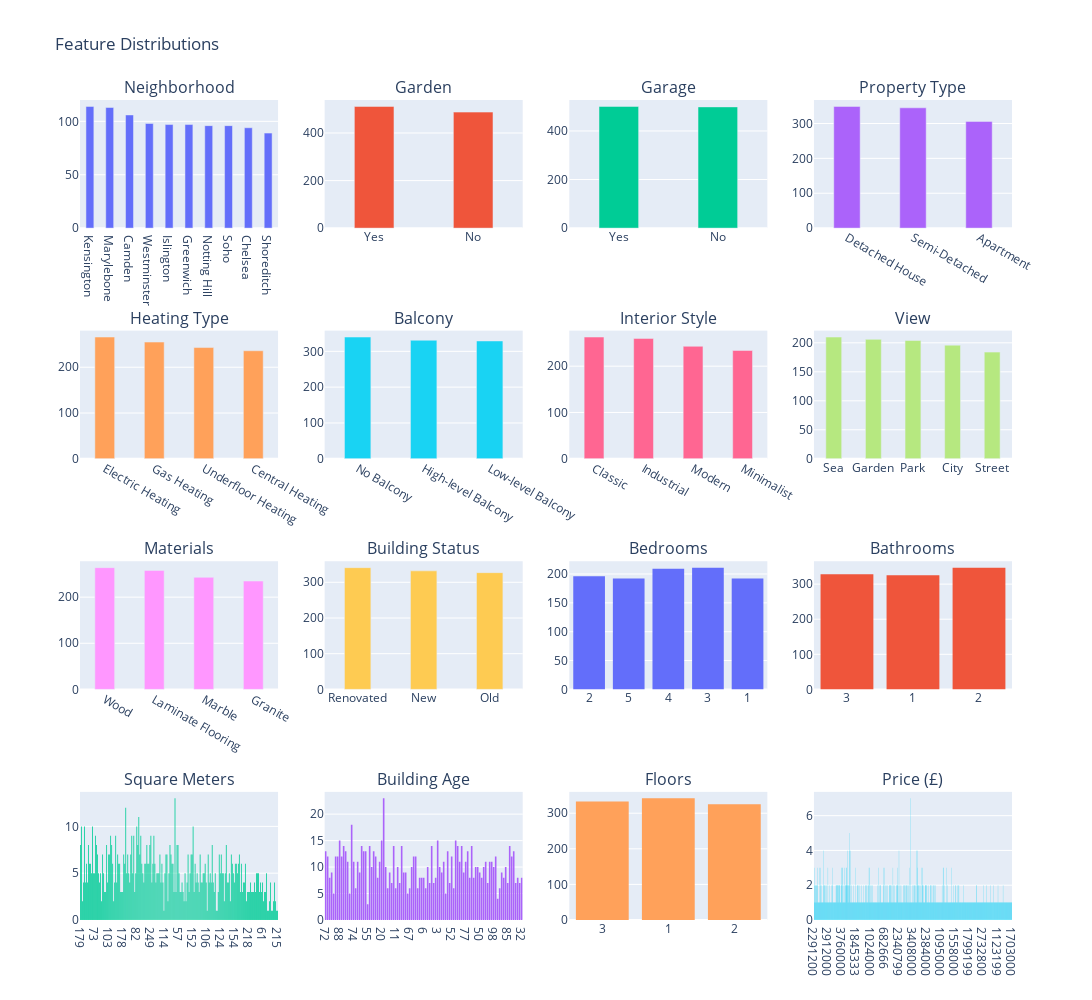

Notebook code cell kept with this figure:
### Markdown cell above
## Distribution analysis

### Code cell
# Distribution of plot
london_data_copy = london_data.copy()
categorical_features = [col for col in london_data_copy.columns if london_data_copy[col].dtype == 'object' and col != 'Address']
numerical_features = [col for col in london_data_copy.columns if london_data_copy[col].dtype != 'object']

# Define subplot structure
num_features = len(categorical_features) + len(numerical_features)
cols = 4  
rows = (num_features // cols) + (num_features % cols > 0)  

fig = make_subplots(rows=rows, cols=cols, subplot_titles=categorical_features + numerical_features)

index = 0
for feature in categorical_features:
    # Subplot position
    row, col = divmod(index, cols)  
    counts = london_data_copy[feature].value_counts()
    
    fig.add_trace(go.Bar(x=counts.index, y=counts.values, name=feature, width=0.4), row=row+1, col=col+1)
    index += 1

for feature in numerical_features:
    row, col = divmod(index, cols)  # Determine subplot position
    
    # Convert integers to string to avoid decimals
    if london_data_copy[feature].dtype == "int64":
        x_data = london_data_copy[feature].astype(str) 
        xaxis_type = "category"
    else:
        x_data = london_data_copy[feature]
        xaxis_type = "linear"

    fig.add_trace(go.Histogram(x=x_data, name=feature), row=row+1, col=col+1)
    fig.update_xaxes(type=xaxis_type, row=row+1, col=col+1)
    index += 1

fig.update_layout(height=250 * rows, width=1300, title_text="Feature Distributions", showlegend=False)
fig.show()

# allow to display the plot in the notebook
pio.write_image(fig, "features_distributions.png") 
from IPython.display import Image
Image("features_distributions.png")

### Figure 1 — Plotly figure (JSON) as saved in the notebook; plotly's stock layout.template omitted (floating-point values rounded to 4 significant figures; data arrays with more than 128 entries replaced by an {"elided": "..."} marker saying what was removed)
{"data": [{"name": "Neighborhood", "type": "bar", "width": 0.4, "x": ["Kensington", "Marylebone", "Camden", "Westminster", "Islington", "Greenwich", "Notting Hill", "Soho", "Chelsea", "Shoreditch"], "xaxis": "x", "y": [114, 113, 106, 98, 97, 97, 96, 96, 94, 89], "yaxis": "y"}, {"name": "Garden", "type": "bar", "width": 0.4, "x": ["Yes", "No"], "xaxis": "x2", "y": [512, 488], "yaxis": "y2"}, {"name": "Garage", "type": "bar", "width": 0.4, "x": ["Yes", "No"], "xaxis": "x3", "y": [501, 499], "yaxis": "y3"}, {"name": "Property Type", "type": "bar", "width": 0.4, "x": ["Detached House", "Semi-Detached", "Apartment"], "xaxis": "x4", "y": [349, 345, 306], "yaxis": "y4"}, {"name": "Heating Type", "type": "bar", "width": 0.4, "x": ["Electric Heating", "Gas Heating", "Underfloor Heating", "Central Heating"], "xaxis": "x5", "y": [266, 255, 243, 236], "yaxis": "y5"}, {"name": "Balcony", "type": "bar", "width": 0.4, "x": ["No Balcony", "High-level Balcony", "Low-level Balcony"], "xaxis": "x6", "y": [340, 331, 329], "yaxis": "y6"}, {"name": "Interior Style", "type": "bar", "width": 0.4, "x": ["Classic", "Industrial", "Modern", "Minimalist"], "xaxis": "x7", "y": [263, 260, 243, 234], "yaxis": "y7"}, {"name": "View", "type": "bar", "width": 0.4, "x": ["Sea", "Garden", "Park", "City", "Street"], "xaxis": "x8", "y": [210, 206, 204, 196, 184], "yaxis": "y8"}, {"name": "Materials", "type": "bar", "width": 0.4, "x": ["Wood", "Laminate Flooring", "Marble", "Granite"], "xaxis": "x9", "y": [264, 258, 243, 235], "yaxis": "y9"}, {"name": "Building Status", "type": "bar", "width": 0.4, "x": ["Renovated", "New", "Old"], "xaxis": "x10", "y": [341, 332, 327], "yaxis": "y10"}, {"name": "Bedrooms", "type": "histogram", "x": {"elided": "1000 str values"}, "xaxis": "x11", "yaxis": "y11"}, {"name": "Bathrooms", "type": "histogram", "x": {"elided": "1000 str values"}, "xaxis": "x12", "yaxis": "y12"}, {"name": "Square Meters", "type": "histogram", "x": {"elided": "1000 str values"}, "xaxis": "x13", "yaxis": "y13"}, {"name": "Building Age", "type": "histogram", "x": {"elided": "1000 str values"}, "xaxis": "x14", "yaxis": "y14"}, {"name": "Floors", "type": "histogram", "x": {"elided": "1000 str values"}, "xaxis": "x15", "yaxis": "y15"}, {"name": "Price (£)", "type": "histogram", "x": {"elided": "1000 str values"}, "xaxis": "x16", "yaxis": "y16"}], "layout": {"annotations": [{"font": {"size": 16}, "showarrow": false, "text": "Neighborhood", "x": 0.1062, "xanchor": "center", "xref": "paper", "y": 1, "yanchor": "bottom", "yref": "paper"}, {"font": {"size": 16}, "showarrow": false, "text": "Garden", "x": 0.3688, "xanchor": "center", "xref": "paper", "y": 1, "yanchor": "bottom", "yref": "paper"}, {"font": {"size": 16}, "showarrow": false, "text": "Garage", "x": 0.6313, "xanchor": "center", "xref": "paper", "y": 1, "yanchor": "bottom", "yref": "paper"}, {"font": {"size": 16}, "showarrow": false, "text": "Property Type", "x": 0.8938, "xanchor": "center", "xref": "paper", "y": 1, "yanchor": "bottom", "yref": "paper"}, {"font": {"size": 16}, "showarrow": false, "text": "Heating Type", "x": 0.1062, "xanchor": "center", "xref": "paper", "y": 0.7188, "yanchor": "bottom", "yref": "paper"}, {"font": {"size": 16}, "showarrow": false, "text": "Balcony", "x": 0.3688, "xanchor": "center", "xref": "paper", "y": 0.7188, "yanchor": "bottom", "yref": "paper"}, {"font": {"size": 16}, "showarrow": false, "text": "Interior Style", "x": 0.6313, "xanchor": "center", "xref": "paper", "y": 0.7188, "yanchor": "bottom", "yref": "paper"}, {"font": {"size": 16}, "showarrow": false, "text": "View", "x": 0.8938, "xanchor": "center", "xref": "paper", "y": 0.7188, "yanchor": "bottom", "yref": "paper"}, {"font": {"size": 16}, "showarrow": false, "text": "Materials", "x": 0.1062, "xanchor": "center", "xref": "paper", "y": 0.4375, "yanchor": "bottom", "yref": "paper"}, {"font": {"size": 16}, "showarrow": false, "text": "Building Status", "x": 0.3688, "xanchor": "center", "xref": "paper", "y": 0.4375, "yanchor": "bottom", "yref": "paper"}, {"font": {"size": 16}, "showarrow": false, "text": "Bedrooms", "x": 0.6313, "xanchor": "center", "xref": "paper", "y": 0.4375, "yanchor": "bottom", "yref": "paper"}, {"font": {"size": 16}, "showarrow": false, "text": "Bathrooms", "x": 0.8938, "xanchor": "center", "xref": "paper", "y": 0.4375, "yanchor": "bottom", "yref": "paper"}, {"font": {"size": 16}, "showarrow": false, "text": "Square Meters", "x": 0.1062, "xanchor": "center", "xref": "paper", "y": 0.1562, "yanchor": "bottom", "yref": "paper"}, {"font": {"size": 16}, "showarrow": false, "text": "Building Age", "x": 0.3688, "xanchor": "center", "xref": "paper", "y": 0.1562, "yanchor": "bottom", "yref": "paper"}, {"font": {"size": 16}, "showarrow": false, "text": "Floors", "x": 0.6313, "xanchor": "center", "xref": "paper", "y": 0.1562, "yanchor": "bottom", "yref": "paper"}, {"font": {"size": 16}, "showarrow": false, "text": "Price (£)", "x": 0.8938, "xanchor": "center", "xref": "paper", "y": 0.1562, "yanchor": "bottom", "yref": "paper"}], "height": 1000, "showlegend": false, "title": {"text": "Feature Distributions"}, "width": 1300, "xaxis": {"anchor": "y", "domain": [0, 0.2125]}, "xaxis10": {"anchor": "y10", "domain": [0.2625, 0.475]}, "xaxis11": {"anchor": "y11", "domain": [0.525, 0.7375], "type": "category"}, "xaxis12": {"anchor": "y12", "domain": [0.7875, 1], "type": "category"}, "xaxis13": {"anchor": "y13", "domain": [0, 0.2125], "type": "category"}, "xaxis14": {"anchor": "y14", "domain": [0.2625, 0.475], "type": "category"}, "xaxis15": {"anchor": "y15", "domain": [0.525, 0.7375], "type": "category"}, "xaxis16": {"anchor": "y16", "domain": [0.7875, 1], "type": "category"}, "xaxis2": {"anchor": "y2", "domain": [0.2625, 0.475]}, "xaxis3": {"anchor": "y3", "domain": [0.525, 0.7375]}, "xaxis4": {"anchor": "y4", "domain": [0.7875, 1]}, "xaxis5": {"anchor": "y5", "domain": [0, 0.2125]}, "xaxis6": {"anchor": "y6", "domain": [0.2625, 0.475]}, "xaxis7": {"anchor": "y7", "domain": [0.525, 0.7375]}, "xaxis8": {"anchor": "y8", "domain": [0.7875, 1]}, "xaxis9": {"anchor": "y9", "domain": [0, 0.2125]}, "yaxis": {"anchor": "x", "domain": [0.8438, 1]}, "yaxis10": {"anchor": "x10", "domain": [0.2812, 0.4375]}, "yaxis11": {"anchor": "x11", "domain": [0.2812, 0.4375]}, "yaxis12": {"anchor": "x12", "domain": [0.2812, 0.4375]}, "yaxis13": {"anchor": "x13", "domain": [0, 0.1562]}, "yaxis14": {"anchor": "x14", "domain": [0, 0.1562]}, "yaxis15": {"anchor": "x15", "domain": [0, 0.1562]}, "yaxis16": {"anchor": "x16", "domain": [0, 0.1562]}, "yaxis2": {"anchor": "x2", "domain": [0.8438, 1]}, "yaxis3": {"anchor": "x3", "domain": [0.8438, 1]}, "yaxis4": {"anchor": "x4", "domain": [0.8438, 1]}, "yaxis5": {"anchor": "x5", "domain": [0.5625, 0.7188]}, "yaxis6": {"anchor": "x6", "domain": [0.5625, 0.7188]}, "yaxis7": {"anchor": "x7", "domain": [0.5625, 0.7188]}, "yaxis8": {"anchor": "x8", "domain": [0.5625, 0.7188]}, "yaxis9": {"anchor": "x9", "domain": [0.2812, 0.4375]}}}
